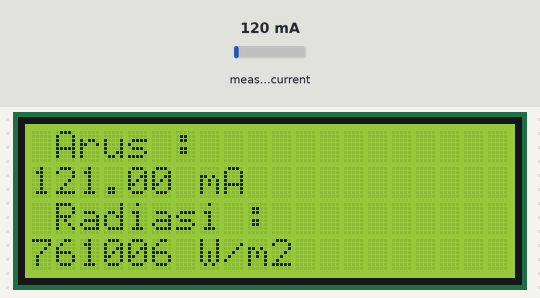
Bench run of a sketch on a simulated Arduino Uno, built with avr-gcc and run on an emulated ATmega328P. Shown: 20×4 character LCD. Inputs (shaded band) come from the test bench; at power-on: measured current 120 mA. What the sketch prints to the serial monitor is not drawn.

Above: at 1.2 s.
1.3 s: measured current set to 40 mA
At 2.9 s:
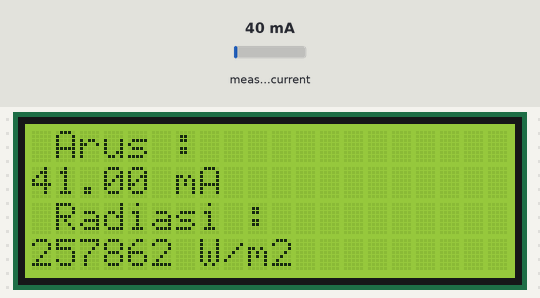
3.6 s: measured current set to 500 mA
At 6.3 s:
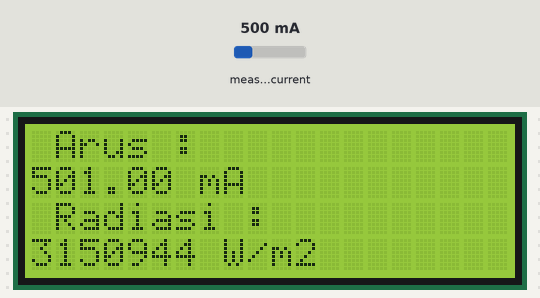
6.6 s: measured current set to 1000 mA
At 8.8 s:
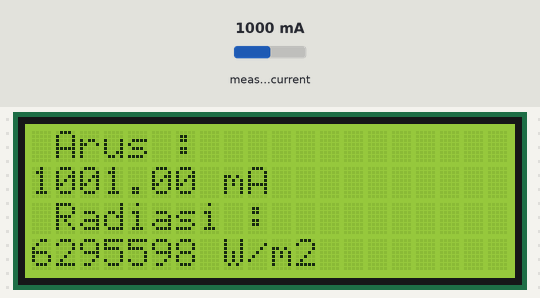
Timing chart, 0 to 10.3 s (numbered marks = the images above; inputs shaded):
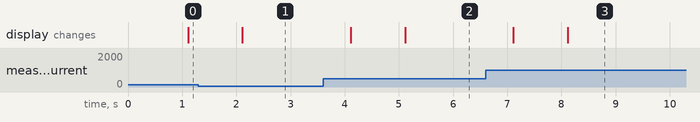

Measured:
- after the input at 1.3 s, the display: changes after 0.81 s (image 1)
- after the input at 3.6 s, the display: first changes after 0.51 s (image 2 shows a later state)
- after the input at 6.6 s, the display: first changes after 0.52 s (image 3 shows a later state)

The sketch:

Pyrano_fix.ino
```cpp
#include <LiquidCrystal_I2C.h>
#include <Adafruit_BusIO_Register.h>
#include <Adafruit_I2CDevice.h>
#include <Adafruit_I2CRegister.h>
#include <Adafruit_SPIDevice.h>
#include <Adafruit_INA219.h>

/* 0- Umum */

int decimalPrecision = 2;

/* 1- Arus & Radiasi */

Adafruit_INA219 ina219;                      /*  Adafruit_INA219 ina219_B(0x45); tambahkan alamat dan variable jika menggunakan lebih dari 1 Modul INA219*/
float currentSampleRead   = 0;               /* Untuk tempat data mengambil sampel */
unsigned long currentLastSample   = 0;       /* Untuk tempat data pengaktifan pengambilan sampel */
float currentSampleSum    = 0;               /* Untuk tempat data nilai jumlah data */
float currentSampleCount  = 0;               /* Untuk hitungan pengambilan sampel yaitu maksimal 100 sampel */
float currentMean ;                          /* Untuk tempat data rata rata arus */
float konstanta = 0.159   ;                  // konstanta untuk konversi arus ke radiasi
float Irradiation = 0.00;                    /* Untuk tempat data radiasi dalam satuan W/m2. */

/* 2 - LCD Display  */

LiquidCrystal_I2C LCD(0x27, 20, 4);          /* Membuat nama objek Liquid Crystal I2C dengan nama LCD */
unsigned long startMillisLCD;                /* start hitungan waktu untuk LCD Display */
unsigned long currentMillisLCD;              /* waktu millis pada LCD Display */
const unsigned long periodLCD = 1000;        // jeda penampilan LCD Display dalam satuan milisecond


void setup() {

  /* 0- General */

  Serial.begin(9600);                        /* Inisialisasi Serial Monitor */

  /* 1- Arus */

  ina219.begin();                            /* Inisialisasi sensor arus */

  /* 2 - LCD Display  */

  LCD.begin();                               /* Inisialisasi LCD Display */
  LCD.setCursor(0, 0);                       /* Set LCD koordinat 0, 0 */
  startMillisLCD = millis();                 /* set hitungan waktu penampilan LCD pertama */
}

void loop() {

  /* 1- DC Current & Radiasi */

  if (millis() >= currentLastSample + 1 )                                                              /* Setiap 1 milli second mendaoatkan 1 bacaan sampel */
  {
    currentSampleRead = ina219.getCurrent_mA () + 1;                                                  /* membaca sampel dengan kalibrasi sensor arus */
    currentSampleSum = currentSampleSum + currentSampleRead ;                                         /* Akumulasi sampel */
    currentSampleCount = currentSampleCount + 1;                                                      /* hitungan penomoran sampel */
    currentLastSample = millis();                                                                     /* untuk mereset waktu start lampau */
  }

  if (currentSampleCount == 100)                                                                      /* after 1000 count or 1000 milli seconds (1 second), do the calculation and display value*/
  {
    currentMean = currentSampleSum / currentSampleCount;                                              /* menghitung rata rata arus */
    Irradiation = (currentMean / konstanta * 1000);                                                   /* menghitung radiasi */
    Serial.print(currentMean, decimalPrecision);
    Serial.print(" mA  ");
    Serial.print(Irradiation, decimalPrecision);
    Serial.print(" W/m2  ");
    currentSampleSum = 0;                                                                             /* untuk reset nilai akumulasi untuk cycle selanjutnya */
    currentSampleCount = 0;                                                                           /* untuk reset total penomoran sampel untuk cycle selanjutnya */
  }

  /* 2 - LCD Display  */

  currentMillisLCD = millis();                                                                        /* Set waktu millis */
  if (currentMillisLCD - startMillisLCD >= periodLCD)
  {
    LCD.setCursor(0, 0);                                                                          /* Set cursor pada koordinat 0, 0 */
    LCD.print(" Arus :  ");
    LCD.setCursor(0, 1);                                                                          /* Set cursor pada koordinat 0, 1 */
    LCD.print(currentMean, decimalPrecision);                                                     /* display arus dengan ketelitian 2 angka di belakang koma  */
    LCD.print(" mA   ");
    LCD.setCursor(0, 2);                                                                          /* Set cursor pada koordinat 0, 2 */
    LCD.print(" Radiasi :  ");
    LCD.setCursor(0, 3);                                                                          /* Set cursor pada koordinat 0, 3 */
    LCD.print(Irradiation, 0);                                                                    /* display radiasi */
    LCD.print(" W/m2   ");
    startMillisLCD = currentMillisLCD ;                                                           /* Set selisih millis = 0 */

    Serial.print(currentMean, decimalPrecision);
    Serial.print(" mA  ");
    Serial.print(Irradiation, decimalPrecision);
    Serial.println(" W/m2  ");
  }
}
```
